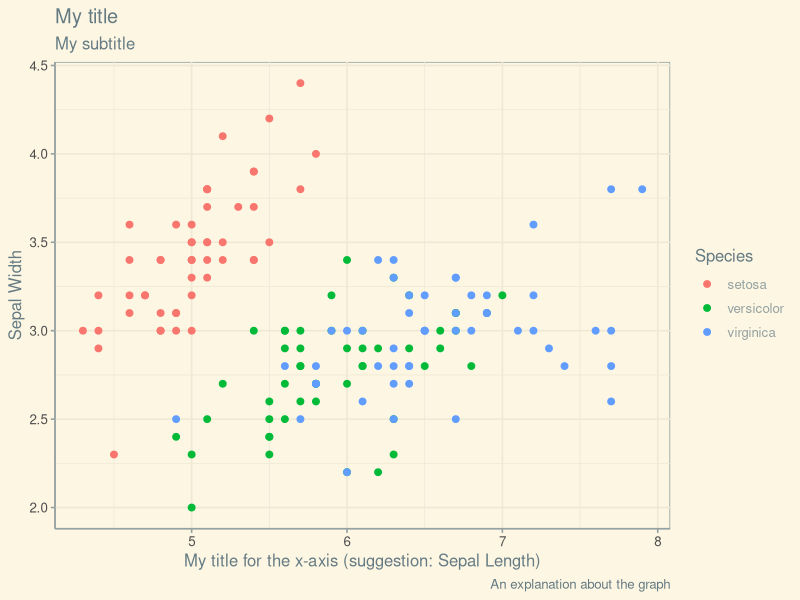
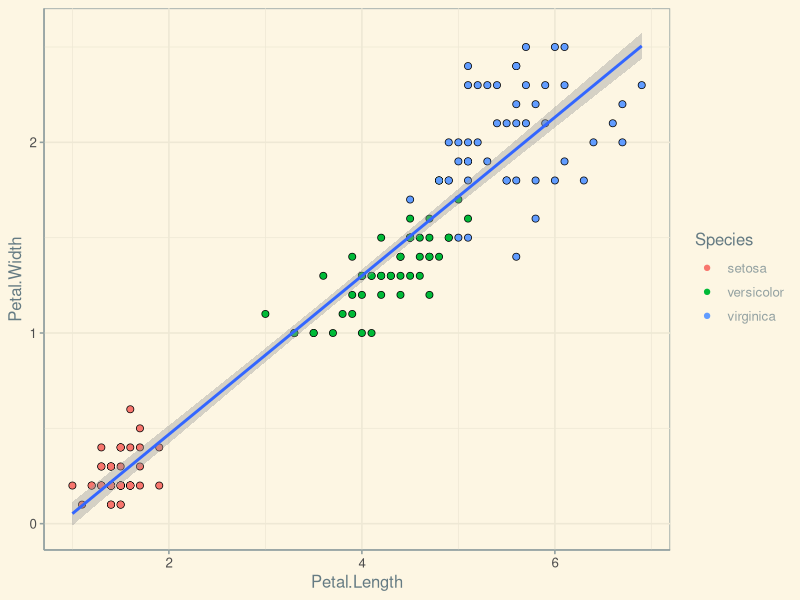
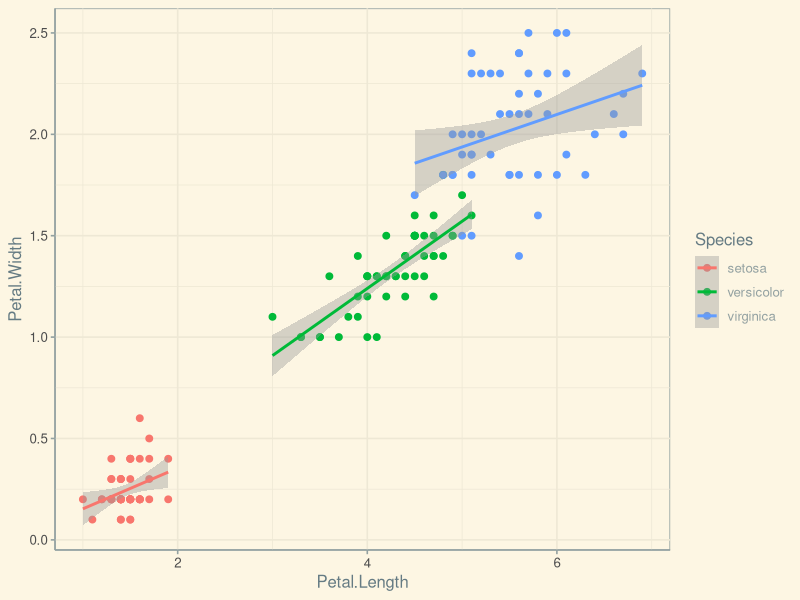
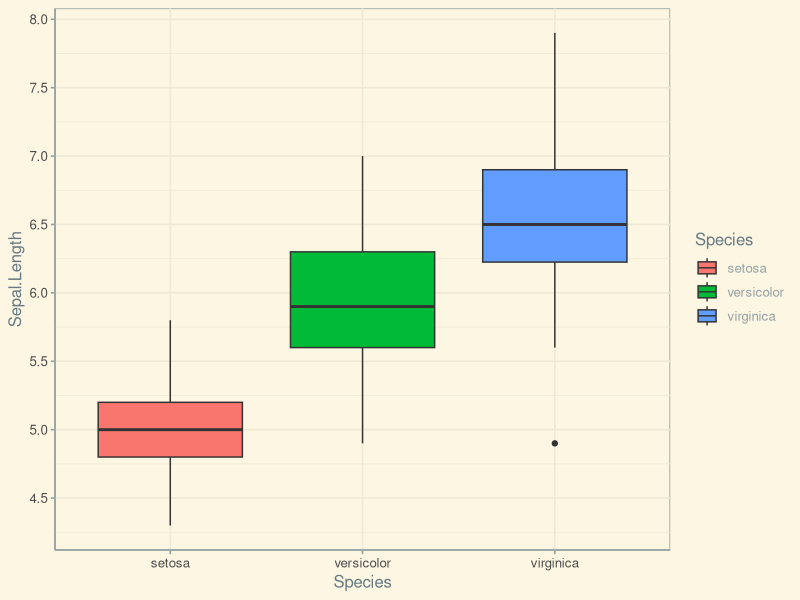
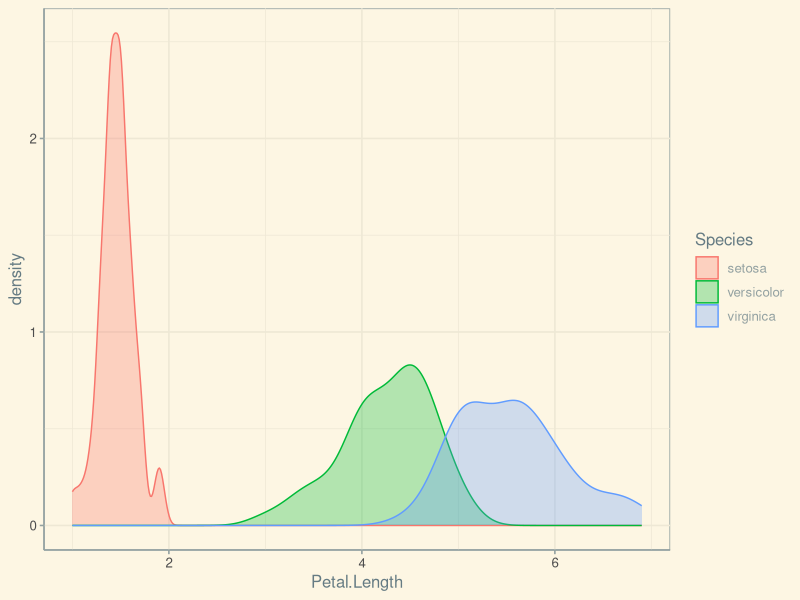

The R source for these figures, in order:
## ---- chunk 1
#| warning: false
library(ggplot2)
library(ggthemes)
iris <- iris 

ggplot(iris, aes(x=Sepal.Length, y=Sepal.Width, color=Species)) + 
    geom_point(size =2) +   theme_solarized() + 
        labs(title ="My title",
             subtitle = "My subtitle",
             caption = "An explanation about the graph",
             x = "My title for the x-axis (suggestion: Sepal Length)",
             y = "Sepal Width")
## ---- chunk 2
#| warning: false
ggplot(iris, aes(x=Petal.Length, y=Petal.Width)) + 
    geom_point(size =2) +   theme_solarized() +
   geom_point(aes(color = Species))+
   geom_smooth(method='lm')
## ---- chunk 3
#| warning: false
ggplot(iris, aes(x=Petal.Length, y=Petal.Width, color = Species)) + 
    geom_point(size =2) +   theme_solarized() +
   geom_point(aes(color = Species))+
   geom_smooth(method='lm')
## ---- chunk 4
#| warning: false
ggplot(iris, aes(Species, Sepal.Length, fill=Species)) + 
  geom_boxplot()+ theme_solarized() + 
  scale_y_continuous(breaks= seq(0,30, by=.5)) 
## ---- chunk 5
#| warning: false
 ggplot(iris, aes(x=Petal.Length, colour=Species, fill=Species)) +
  geom_density(alpha=.3) + theme_solarized()
